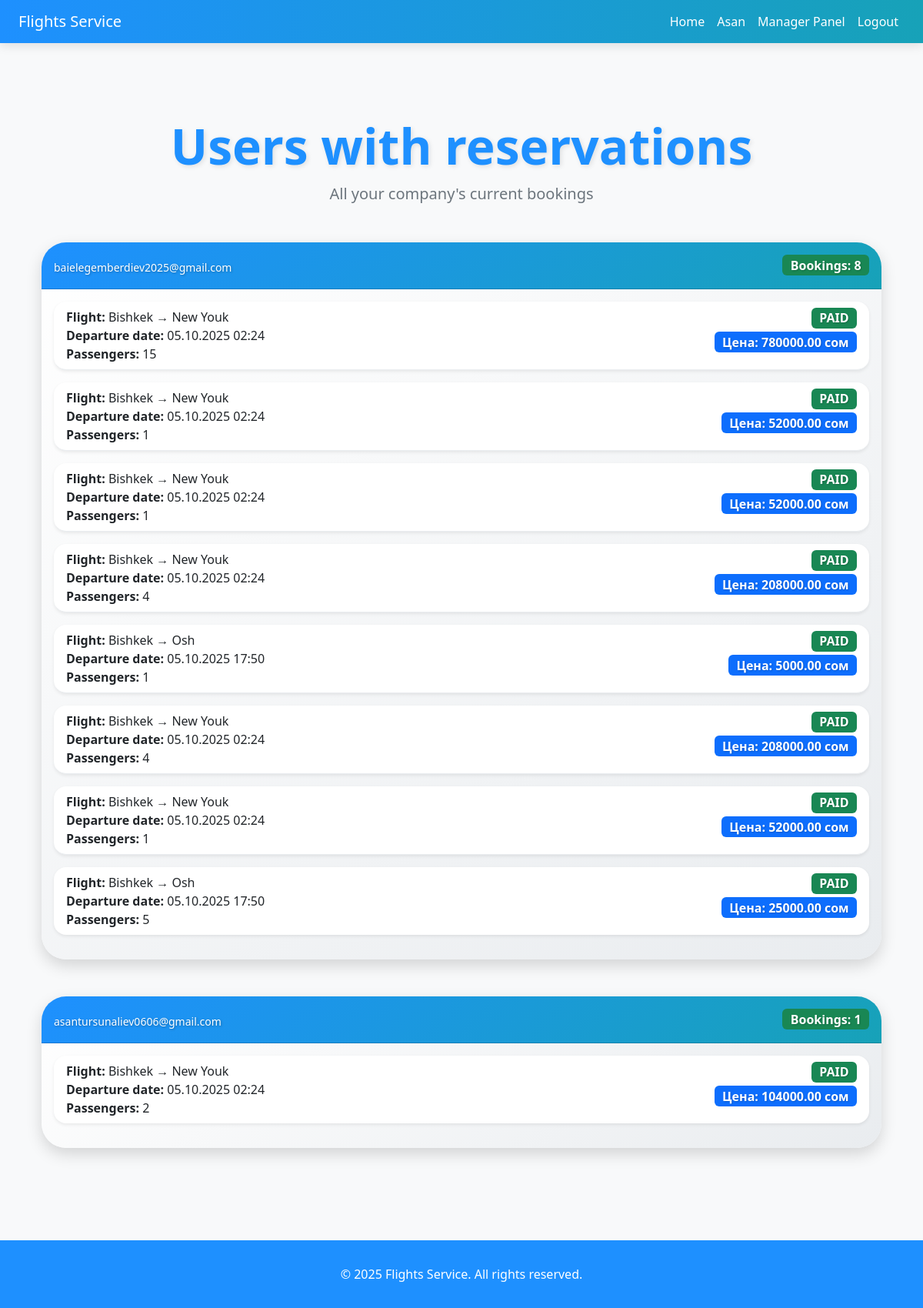
Page /manager/users/ (signed in) on the committed database.
### flights/models.py (models this page shows, shortened)
class User(AbstractUser):
    is_manager = models.BooleanField(default=False)
    ROLE_CHOICES = [
        ("admin", "Admin"),
        ("manager", "Manager"),
        ("customer", "Customer"),
    ]
    role = models.CharField(max_length=20, choices=ROLE_CHOICES, default="customer")

class Booking(models.Model):
    STATUS_CHOICES = [
        ("PENDING", "Pending"),
        ("PAID", "Paid"),
        ("CANCELED", "Canceled"),
        ("REFUNDED", "Refunded"),
    ]
    user = models.ForeignKey(User, on_delete=models.CASCADE, related_name="bookings")
    flight = models.ForeignKey(Flight, on_delete=models.CASCADE, related_name="bookings")
    passengers_count = models.PositiveIntegerField()
    total_price = models.DecimalField(max_digits=10, decimal_places=2)
    status = models.CharField(max_length=20, choices=STATUS_CHOICES, default="PENDING")
    confirmation_id = models.UUIDField(default=uuid.uuid4, editable=False, unique=True)
    created_at = models.DateTimeField(auto_now_add=True)
    paid_at = models.DateTimeField(null=True, blank=True)
    notification_sent = models.BooleanField(default=False)

class Flight(models.Model):
    company = models.ForeignKey(Company, on_delete=models.CASCADE, related_name="flights")
    origin = models.CharField(max_length=100)
    destination = models.CharField(max_length=100)
    departure_time = models.DateTimeField()
    arrival_time = models.DateTimeField()
    duration = models.DurationField()
    stops = models.PositiveIntegerField(default=0)
    price = models.DecimalField(max_digits=10, decimal_places=2)
    seats_total = models.PositiveIntegerField()
    seats_available = models.PositiveIntegerField()
    is_active = models.BooleanField(default=True)
    ECONOMY = 'economy'
    COMFORT = 'comfort'
    BUSINESS = 'business'
    FLIGHT_CLASSES = [
        (ECONOMY, 'Economy'),
        (COMFORT, 'Comfort'),
        (BUSINESS, 'Business'),
    ]
    flight_class = models.CharField(max_length=10, choices=FLIGHT_CLASSES, default=ECONOMY)
    return_flight = models.ForeignKey(
        'self', null=True, blank=True, on_delete=models.SET_NULL, related_name='return_of'
    )

### flights/views.py (the view)
# urls.py: path("manager/users/", views.manager_users, name="manager_users"),
@login_required
@user_passes_test(lambda u: u.role == "manager")
def manager_users(request):
    manager_companies = request.user.companies.all()
    booked_users = User.objects.filter(
        bookings__flight__company__in=manager_companies
    ).exclude(id=request.user.id).distinct()
    users_with_bookings = []
    for user in booked_users:
        user_bookings = user.bookings.filter(
            flight__company__in=manager_companies
        ).select_related('flight')
        users_with_bookings.append({
            "user": user,
            "bookings": user_bookings
        })
    return render(request, "manager_users.html", {
        "users_with_bookings": users_with_bookings
    })

### templates/manager_users.html (shortened to what this page needs)
{% extends "base.html" %}
{% block content %}
<div class="container-fluid py-5" style="background-color: #F8F9FA;">
    <div class="text-center mb-5">
        <h1 class="display-3 fw-bold" style="color: #1E90FF; text-shadow: 2px 2px 6px rgba(0,0,0,0.1);">
            Users with reservations
        </h1>
        <p class="lead" style="color: #6C757D;">All your company's current bookings</p>
    </div>
    {% if users_with_bookings %}
    <div class="row g-4">
        {% for entry in users_with_bookings %}
        <div class="col-12">
            <div class="card shadow-xl rounded-5 border-0 mb-4" style="background: linear-gradient(145deg, #ffffff, #E9ECEF); transform-style: preserve-3d; perspective: 1000px;">
                <div class="card-header rounded-top-5 p-3 d-flex justify-content-between align-items-center"
                     style="background: linear-gradient(135deg, #1E90FF, #17A2B8); color: #ffffff; text-shadow: 1px 1px 3px rgba(0,0,0,0.3);">
                    <div>
                        <small>{{ entry.user.email }}</small>
                    </div>
                    <span class="badge bg-success fs-6">Bookings: {{ entry.bookings|length }}</span>
                </div>
                <div class="card-body">
                    <ul class="list-group list-group-flush">
                        {% for booking in entry.bookings %}
                        <li class="list-group-item d-flex flex-column flex-md-row justify-content-between align-items-start mb-3 rounded-4 shadow-sm"
                            style="background: #ffffff; transition: transform 0.3s, box-shadow 0.3s;">
                            <div>
                                <strong>Flight:</strong> {{ booking.flight.origin }} → {{ booking.flight.destination }}<br>
                                <strong>Departure date:</strong> {{ booking.flight.departure_time|date:"d.m.Y H:i" }}<br>
                                <strong>Passengers:</strong> {{ booking.passengers_count }}
                            </div>
                            <div class="mt-2 mt-md-0 d-flex flex-column align-items-end">
                                {% if booking.status == "PAID" %}
                                    <span class="badge bg-success fs-6 mb-1">{{ booking.status }}</span>
                                {% elif booking.status == "PENDING" %}
                                    <span class="badge bg-info fs-6 mb-1">{{ booking.status }}</span>
                                {% elif booking.status == "CANCELED" %}
                                    <span class="badge bg-danger fs-6 mb-1">{{ booking.status }}</span>
                                {% elif booking.status == "REFUNDED" %}
                                    <span class="badge bg-secondary fs-6 mb-1">{{ booking.status }}</span>
                                {% endif %}
                                <span class="badge bg-primary fs-6">Цена: {{ booking.total_price }} сом</span>
                            </div>
                        </li>
                        {% endfor %}
                    </ul>
                </div>
            </div>
        </div>
        {% endfor %}
    </div>
    {% else %}
    <div class="alert alert-warning text-center fs-5 shadow-lg" role="alert"
         style="background: linear-gradient(135deg, #FF7F50, #FF6347); color: #ffffff; border-radius: 1rem;">
         There are no users with reservations.
    </div>
    {% endif %}
</div>
{% endblock %}

### templates/base.html (shortened to what this page needs)
<!DOCTYPE html>
<html lang="ru">
<head>
    <link href="https://cdn.jsdelivr.net/npm/bootstrap@5.3.2/dist/css/bootstrap.min.css" rel="stylesheet">
</head>
<body>
<nav class="navbar navbar-expand-lg navbar-dark px-4">
    <a class="navbar-brand" href="{% url 'landing' %}">Flights Service</a>
    <div class="collapse navbar-collapse">
        <ul class="navbar-nav ms-auto">
            <li class="nav-item"><a class="nav-link" href="{% url 'landing' %}">Home</a></li>
            {% if user.is_authenticated %}
                <li class="nav-item"><a class="nav-link" href="{% url 'user_bookings' %}">{{ user.username }}</a></li>
                {% if user.is_superuser %}
                    <li class="nav-item">
                        <a class="btn btn-warning nav-link text-dark" href="{% url 'admin:index' %}">Admin Panel</a>
                    </li>
                    <li class="nav-item">
                        <a class="btn btn-success nav-link text-dark" href="{% url 'statistics' %}">Statistics</a>
                    </li>
                {% elif user.is_manager %}
                    <li class="nav-item"><a class="btn btn-info nav-link text-dark" href="{% url 'manager_dashboard' %}">Manager Panel</a></li>
                {% endif %}
                <li class="nav-item"><a class="nav-link" href="{% url 'logout' %}">Logout</a></li>
            {% else %}
                <li class="nav-item"><a class="nav-link" href="{% url 'login' %}">Login</a></li>
                <li class="nav-item"><a class="nav-link" href="{% url 'register' %}">Register</a></li>
            {% endif %}
        </ul>
    </div>
</nav>
<div class="container my-5">
    {% block content %}
    {% endblock %}
</div>
<footer>
    &copy; 2025 Flights Service. All rights reserved.
</footer>
</body>
</html>

### templates/base.html (style rules this page uses)
:root { --primary: #1E90FF; --secondary: #FF7F50; --bg: #F8F9FA; --text-primary: #212529; --text-secondary: #6C757D; --error: #DC3545; --success: #28A745; --info: #17A2B8; --neutral: #E9ECEF; }
body { background-color: var(--bg); color: var(--text-primary); font-family: 'Segoe UI', Tahoma, Geneva, Verdana, sans-serif; }
.navbar { background: linear-gradient(90deg, var(--primary), var(--info)); box-shadow: 0 4px 12px rgba(0,0,0,0.1); }
.nav-link, .navbar-brand { color: white !important; font-weight: 500; transition: color 0.3s; }
.card { border-radius: 1rem; box-shadow: 0 8px 20px rgba(0,0,0,0.15); transition: transform 0.3s, box-shadow 0.3s; }
h1, h2, h3, h4 { color: var(--text-primary); font-weight: 700; }
a { transition: color 0.3s; }
footer { background-color: var(--primary); color: white; padding: 2rem 0; text-align: center; }

### templates/manager_users.html (style rules this page uses)
h1, h4 { text-shadow: 2px 2px 8px rgba(0,0,0,0.2); }
.badge { text-shadow: 1px 1px 2px rgba(0,0,0,0.2); }
.list-group-item { border: 1px solid #E9ECEF; }

### rows in the picture
User: username "Asan"
User: user.email "baielegemberdiev2025@gmail.com", bookings|length "8"
Booking: flight.origin "Bishkek", flight.destination "New Youk", flight.departure_time "05.10.2025 02:24", passengers_count "15", status "PAID", total_price "780000.00"
Booking: flight.origin "Bishkek", flight.destination "New Youk", flight.departure_time "05.10.2025 02:24", passengers_count "1", status "PAID", total_price "52000.00"
Booking: flight.origin "Bishkek", flight.destination "New Youk", flight.departure_time "05.10.2025 02:24", passengers_count "1", status "PAID", total_price "52000.00"
Booking: flight.origin "Bishkek", flight.destination "New Youk", flight.departure_time "05.10.2025 02:24", passengers_count "4", status "PAID", total_price "208000.00"
Booking: flight.origin "Bishkek", flight.destination "Osh", flight.departure_time "05.10.2025 17:50", passengers_count "1", status "PAID", total_price "5000.00"
Booking: flight.origin "Bishkek", flight.destination "New Youk", flight.departure_time "05.10.2025 02:24", passengers_count "4", status "PAID", total_price "208000.00"
Booking: flight.origin "Bishkek", flight.destination "New Youk", flight.departure_time "05.10.2025 02:24", passengers_count "1", status "PAID", total_price "52000.00"
Booking: flight.origin "Bishkek", flight.destination "Osh", flight.departure_time "05.10.2025 17:50", passengers_count "5", status "PAID", total_price "25000.00"
User: user.email "asantursunaliev0606@gmail.com", bookings|length "1"
Booking: flight.origin "Bishkek", flight.destination "New Youk", flight.departure_time "05.10.2025 02:24", passengers_count "2", status "PAID", total_price "104000.00"
